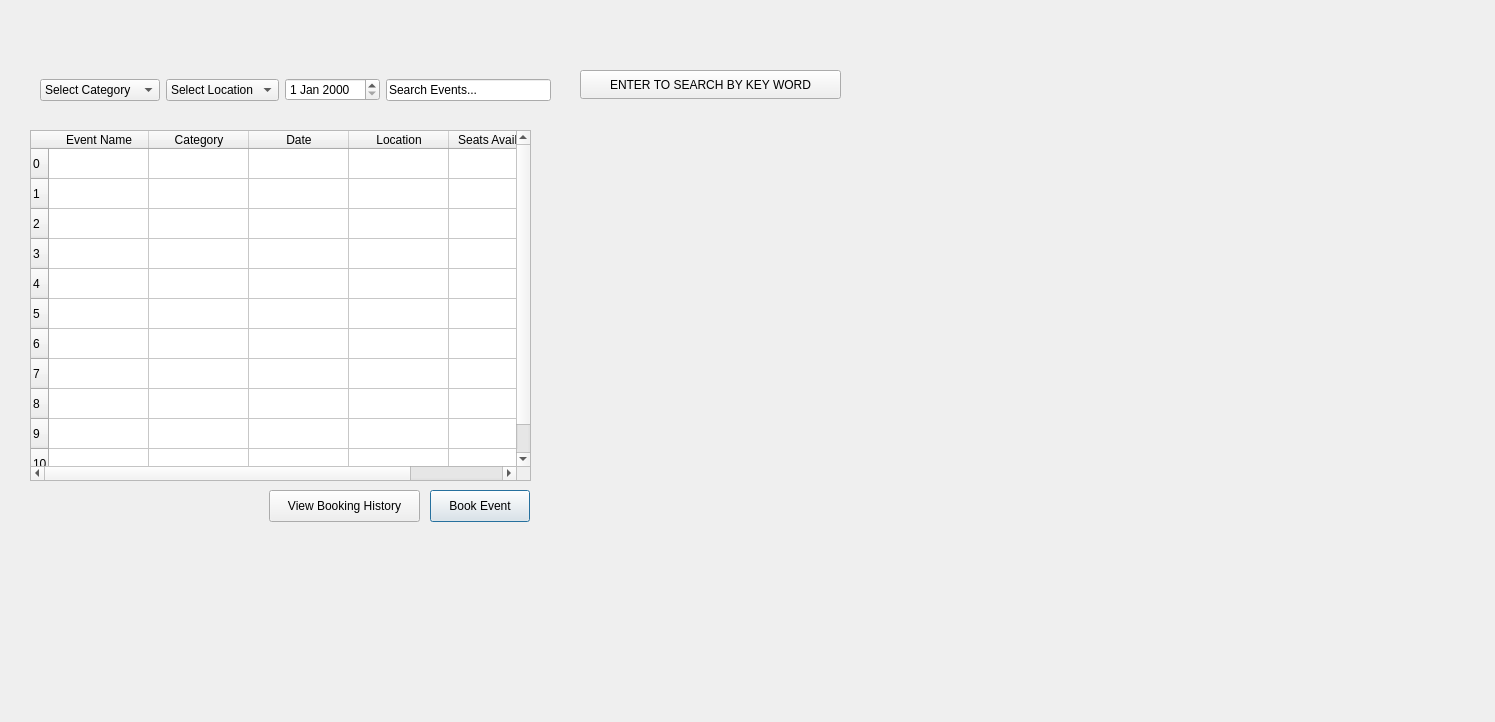
<?xml version="1.0" encoding="UTF-8"?>
<ui version="4.0">
 <class>EventBrowsingandBooking</class>
 <widget class="QDialog" name="EventBrowsingandBooking">
  <property name="geometry">
   <rect>
    <x>0</x>
    <y>0</y>
    <width>1495</width>
    <height>722</height>
   </rect>
  </property>
  <property name="windowTitle">
   <string>Dialog</string>
  </property>
  <widget class="QTableWidget" name="eventTable">
   <property name="geometry">
    <rect>
     <x>30</x>
     <y>130</y>
     <width>501</width>
     <height>351</height>
    </rect>
   </property>
   <row>
    <property name="text">
     <string>0</string>
    </property>
   </row>
   <row>
    <property name="text">
     <string>1</string>
    </property>
   </row>
   <row>
    <property name="text">
     <string>2</string>
    </property>
   </row>
   <row>
    <property name="text">
     <string>3</string>
    </property>
   </row>
   <row>
    <property name="text">
     <string>4</string>
    </property>
   </row>
   <row>
    <property name="text">
     <string>5</string>
    </property>
   </row>
   <row>
    <property name="text">
     <string>6</string>
    </property>
   </row>
   <row>
    <property name="text">
     <string>7</string>
    </property>
   </row>
   <row>
    <property name="text">
     <string>8</string>
    </property>
   </row>
   <row>
    <property name="text">
     <string>9</string>
    </property>
   </row>
   <row>
    <property name="text">
     <string>10</string>
    </property>
   </row>
   <column>
    <property name="text">
     <string>Event Name</string>
    </property>
   </column>
   <column>
    <property name="text">
     <string>Category</string>
    </property>
   </column>
   <column>
    <property name="text">
     <string>Date</string>
    </property>
   </column>
   <column>
    <property name="text">
     <string>Location</string>
    </property>
   </column>
   <column>
    <property name="text">
     <string>Seats Available</string>
    </property>
   </column>
  </widget>
  <widget class="QPushButton" name="bookEventButton">
   <property name="geometry">
    <rect>
     <x>430</x>
     <y>490</y>
     <width>100</width>
     <height>32</height>
    </rect>
   </property>
   <property name="text">
    <string>Book Event</string>
   </property>
  </widget>
  <widget class="QWidget" name="horizontalLayoutWidget">
   <property name="geometry">
    <rect>
     <x>40</x>
     <y>50</y>
     <width>511</width>
     <height>80</height>
    </rect>
   </property>
   <layout class="QHBoxLayout" name="horizontalLayout">
    <item>
     <widget class="QComboBox" name="selectCategory">
      <item>
       <property name="text">
        <string>Select Category</string>
       </property>
      </item>
      <item>
       <property name="text">
        <string>Concert</string>
       </property>
      </item>
      <item>
       <property name="text">
        <string>Conference</string>
       </property>
      </item>
      <item>
       <property name="text">
        <string>Workshop</string>
       </property>
      </item>
      <item>
       <property name="text">
        <string>Social Gathering</string>
       </property>
      </item>
     </widget>
    </item>
    <item>
     <widget class="QComboBox" name="selectLocation">
      <item>
       <property name="text">
        <string>Select Location</string>
       </property>
      </item>
      <item>
       <property name="text">
        <string/>
       </property>
      </item>
     </widget>
    </item>
    <item>
     <widget class="QDateEdit" name="dateEdit"/>
    </item>
    <item>
     <widget class="QLineEdit" name="searchEvents">
      <property name="text">
       <string>Search Events...</string>
      </property>
     </widget>
    </item>
   </layout>
  </widget>
  <widget class="QPushButton" name="bookingHistoryButton">
   <property name="geometry">
    <rect>
     <x>269</x>
     <y>490</y>
     <width>151</width>
     <height>32</height>
    </rect>
   </property>
   <property name="text">
    <string>View Booking History</string>
   </property>
  </widget>
  <widget class="QPushButton" name="ENTERPUSH_BUTTON">
   <property name="geometry">
    <rect>
     <x>580</x>
     <y>70</y>
     <width>261</width>
     <height>29</height>
    </rect>
   </property>
   <property name="text">
    <string>ENTER TO SEARCH BY KEY WORD</string>
   </property>
  </widget>
 </widget>
 <resources/>
 <connections/>
</ui>
